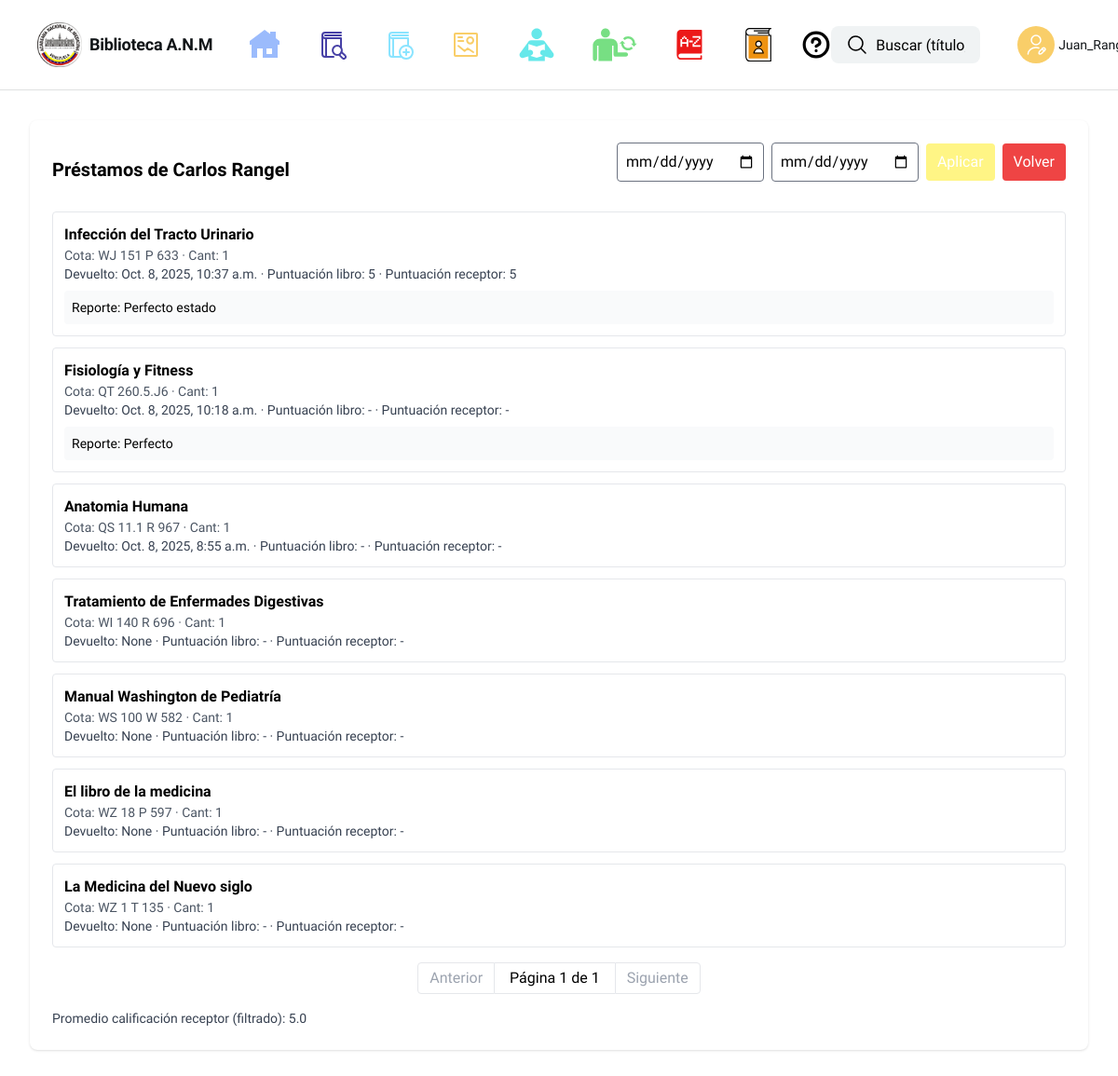
Page /reports/users/detail/?receiver_cedula=6217839 (signed in) on the earlier database version.
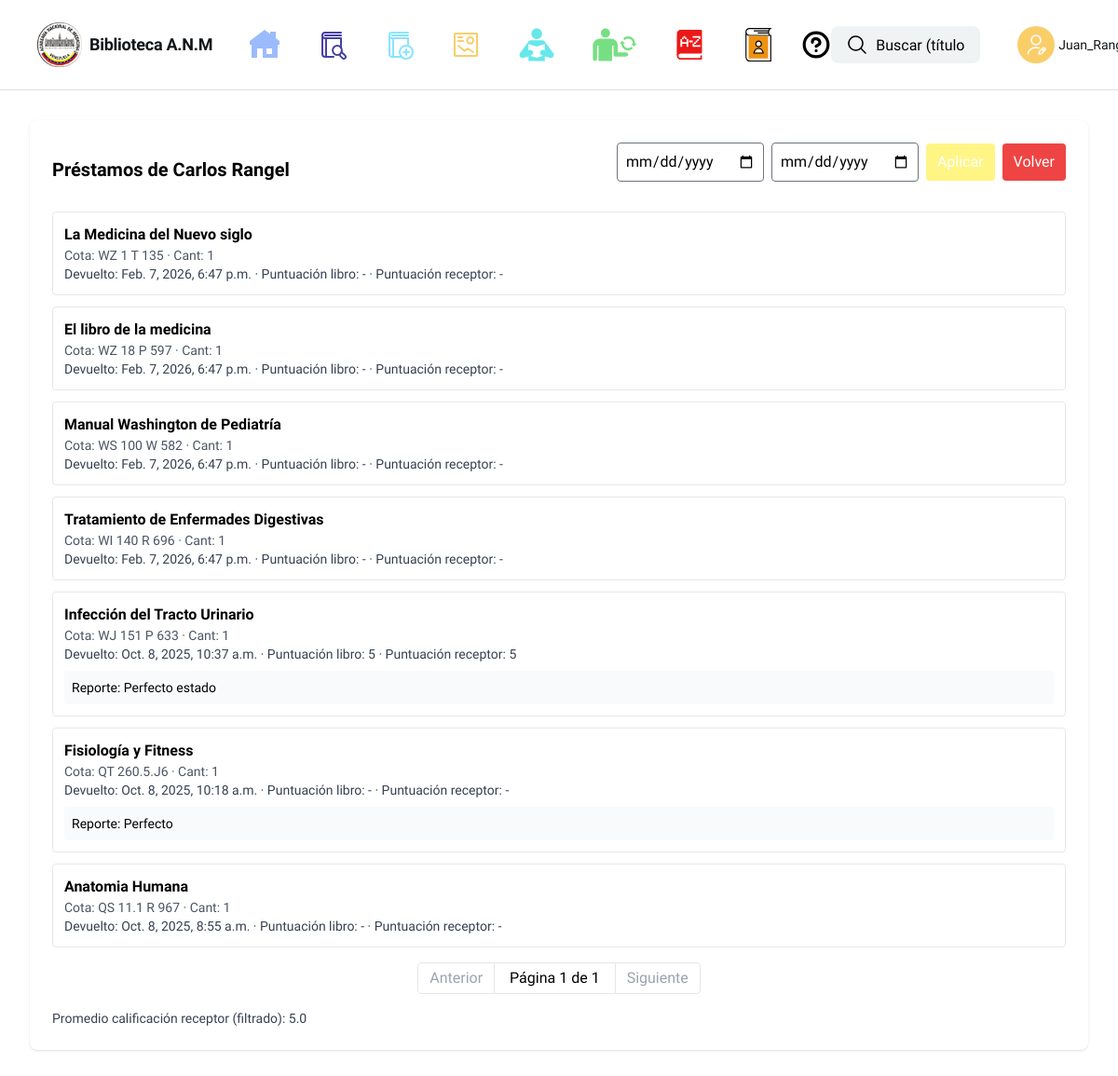
Same page on the later database version.
### tasks/models.py (models this page shows, shortened)
class User(AbstractUser):
    segundo_nombre = models.CharField("segundo nombre", max_length=150, blank=True)
    segundo_apellido = models.CharField("segundo apellido", max_length=150, blank=True)
    cedula = models.BigIntegerField("cedula", unique=True, null=True, blank=False)
    telefono = models.BigIntegerField("telefono", null=False, blank=False)
    security_question = models.CharField("pregunta de seguridad", max_length=255, null=False, blank=False)
    security_answer = models.CharField("respuesta de seguridad", max_length=255, null=False, blank=False)
    objects = CustomUserManager()
    REQUIRED_FIELDS = ['cedula', 'telefono', 'security_question', 'security_answer', 'email']

class Prestamo(models.Model):
    STATUS_ACTIVE = 'active'
    STATUS_RETURNED = 'returned'
    STATUS_CHOICES = [
        (STATUS_ACTIVE, 'Activo'),
        (STATUS_RETURNED, 'Devuelto'),
    ]
    book = models.ForeignKey('Libros', on_delete=models.CASCADE, related_name='prestamos')
    user = models.ForeignKey(settings.AUTH_USER_MODEL, null=True, blank=True, on_delete=models.SET_NULL)
    cantidad = models.PositiveIntegerField(default=1)
    receiver_cedula = models.CharField("cédula receptor", max_length=32, null=True, blank=True)
    receiver_first_name = models.CharField("nombre receptor", max_length=150, null=True, blank=True)
    receiver_last_name = models.CharField("apellido receptor", max_length=150, null=True, blank=True)
    status = models.CharField(max_length=20, choices=STATUS_CHOICES, default=STATUS_ACTIVE)
    approved_at = models.DateTimeField(null=True, blank=True)
    returned_at = models.DateTimeField(null=True, blank=True)
    return_report = models.TextField('reporte devolución', null=True, blank=True)
    return_book_rating = models.PositiveSmallIntegerField('puntuación libro', null=True, blank=True)
    return_receiver_rating = models.PositiveSmallIntegerField('puntuación receptor', null=True, blank=True)

class Libros(models.Model):
    cota = models.CharField(max_length=30, unique=True)
    titulo = models.CharField(max_length=100)
    subtitulo = models.CharField(max_length=100, null=True, blank=True)
    autor = models.CharField(max_length=100)
    co_autor = models.CharField(max_length=100, null=True, blank=True)
    fecha_publicacion = models.IntegerField(null=True, blank=True)
    editorial = models.CharField(max_length=100, null=True, blank=True)
    edicion = models.PositiveSmallIntegerField("edición", choices=EDICION_CHOICES, default=1)
    ubicacion_publicacion = models.CharField(max_length=100, null=True, blank=True)
    volumen = models.PositiveSmallIntegerField("volumen", choices=VOLUMEN_CHOICES, null=True, blank=True)
    paginas = models.IntegerField(null=True, blank=True)
    cantidad = models.PositiveIntegerField("cantidad", default=1, help_text="Cantidad disponible en el inventario")
    serie = models.CharField(max_length=100, null=True, blank=True)
    numero_serie = models.IntegerField(null=True, blank=True)
    numero_registro = models.IntegerField(null=True, blank=True)
    fecha_registro = models.DateField(null=True, blank=True)
    fecha_creacion = models.DateField("fecha de creación", auto_now_add=True, null=True, blank=True)
    hora_creacion = models.TimeField("hora de creación", auto_now_add=True, null=True, blank=True)
    dimensiones = models.CharField(max_length=100, null=True, blank=True)
    portada = models.ImageField("portada", upload_to='covers/', null=True, blank=True, help_text="Imagen de portada (opcional)")
    contenido = models.CharField("contenido del libro", max_length=200, null=True, blank=True,
                                help_text="Seleccione los contenidos (guardado como valores separados por comas)")
    classification = models.ForeignKey('Clasificacion', null=True, blank=True, on_delete=models.SET_NULL, related_name='libros')
    dictionary_entry = models.ForeignKey('DictionaryEntry', null=True, blank=True, on_delete=models.SET_NULL, related_name='libros')
    user = models.ForeignKey(settings.AUTH_USER_MODEL, on_delete=models.DO_NOTHING)
    is_active = models.BooleanField('activo', default=True, help_text='Desmarcar para inhabilitar este libro sin borrarlo')

### tasks/views.py (the view)
# urls.py: path('reports/users/detail/', views.reports_user_detail, name='reports_user_detail'),
@login_required
def reports_user_detail(request):
    receiver_cedula = request.GET.get('receiver_cedula', '').strip()
    if not receiver_cedula:
        return HttpResponse('receiver_cedula is required', status=400)
    start_date = request.GET.get('start_date', '').strip()
    end_date = request.GET.get('end_date', '').strip()
    loans = Prestamo.objects.filter(receiver_cedula=receiver_cedula)
    from datetime import datetime
    try:
        if start_date:
            sd = datetime.fromisoformat(start_date).date()
            loans = loans.filter(returned_at__date__gte=sd)
    except Exception:
        pass
    try:
        if end_date:
            ed = datetime.fromisoformat(end_date).date()
            loans = loans.filter(returned_at__date__lte=ed)
    except Exception:
        pass
    loans = loans.order_by('-returned_at', '-approved_at')
    paginator = Paginator(loans, 10)
    page = request.GET.get('page')
    loans_page = paginator.get_page(page)
    avg_receiver = loans.aggregate(avg=Avg('return_receiver_rating'))['avg']
    name_info = loans.values('receiver_first_name', 'receiver_last_name').first() or {}
    receiver_first_name = name_info.get('receiver_first_name') or ''
    receiver_last_name = name_info.get('receiver_last_name') or ''
    return render(request, 'reports_user_detail.html', {
        'loans': loans_page,
        'receiver_cedula': receiver_cedula,
        'receiver_first_name': receiver_first_name,
        'receiver_last_name': receiver_last_name,
        'avg_receiver': avg_receiver,
        'start_date': start_date,
        'end_date': end_date,
    })

### tasks/templates/reports_user_detail.html (shortened to what this page needs)
{% extends "base.html" %}
{% block content %}
<main class="px-8 py-8">
  <div class="container mx-auto max-w-7xl">
    <div class="bg-white shadow rounded-lg p-6">
      <div class="flex items-center justify-between mb-4">
        <h2 class="text-xl font-semibold">Préstamos de {% if receiver_first_name %}{{ receiver_first_name }} {{ receiver_last_name }}{% else %}{{ receiver_cedula }}{% endif %}</h2>
        <form method="get" class="flex gap-2 items-center">
          <input type="date" name="start_date" value="{{ start_date }}" class="border rounded p-2" />
          <input type="date" name="end_date" value="{{ end_date }}" class="border rounded p-2" />
          <button type="submit" class="px-3 py-2 bg-[#fff585] text-white rounded">Aplicar</button>
          <a href="{% url 'reports_users_index' %}" class="px-3 py-2 bg-red-500 text-white rounded">Volver</a>
        </form>
      </div>
      {% if loans and loans.object_list %}
        <ul class="space-y-3">
          {% for loan in loans.object_list %}
            <li class="border p-3 rounded">
              <div class="font-semibold">{{ loan.book.titulo }}</div>
              <div class="text-sm text-gray-600">Cota: {{ loan.book.cota }} · Cant: {{ loan.cantidad }}</div>
              <div class="text-sm text-gray-700">Devuelto: {{ loan.returned_at }} · Puntuación libro: {{ loan.return_book_rating|default:'-' }} · Puntuación receptor: {{ loan.return_receiver_rating|default:'-' }}</div>
              {% if loan.return_report %}
                <div class="mt-2 text-sm bg-gray-50 p-2 rounded">Reporte: {{ loan.return_report }}</div>
              {% endif %}
            </li>
          {% endfor %}
        </ul>
        <div class="mt-4 flex justify-center">
          <nav class="inline-flex items-center">
            {% if loans.has_previous %}
              <a href="?page={{ loans.previous_page_number }}&receiver_cedula={{ receiver_cedula }}&start_date={{ start_date }}&end_date={{ end_date }}" class="px-3 py-1 border rounded-l">Anterior</a>
            {% else %}
              <span class="px-3 py-1 border rounded-l text-gray-400">Anterior</span>
            {% endif %}
            <span class="px-4 py-1 border-t border-b">Página {{ loans.number }} de {{ loans.paginator.num_pages }}</span>
            {% if loans.has_next %}
              <a href="?page={{ loans.next_page_number }}&receiver_cedula={{ receiver_cedula }}&start_date={{ start_date }}&end_date={{ end_date }}" class="px-3 py-1 border rounded-r">Siguiente</a>
            {% else %}
              <span class="px-3 py-1 border rounded-r text-gray-400">Siguiente</span>
            {% endif %}
          </nav>
        </div>
      {% else %}
        <div>No se encontraron préstamos para este receptor.</div>
      {% endif %}
      <div class="mt-4 text-sm text-gray-700">Promedio calificación receptor (filtrado): {{ avg_receiver|default:'-'|floatformat:1 }}</div>
    </div>
  </div>
</main>
{% endblock %}

### tasks/templates/base.html (shortened to what this page needs)
{% load static %}
<html>
  <head>
    <script src="https://cdn.tailwindcss.com?plugins=forms,container-queries"></script>
  </head>
  <body>
    <div class="relative flex size-full min-h-screen flex-col bg-white group/design-root overflow-x-hidden" style='font-family: "Public Sans", "Noto Sans", sans-serif;'>
      <div class="layout-container flex h-full grow flex-col">
        <header class="flex items-center justify-between whitespace-nowrap border-b border-solid border-b-[#dfe1e1] px-10 py-3">
          <div class="flex items-center gap-10">
            <div class="flex items-center gap-2 text-[#111518]">
              <div class="size-12">
                <a href="/">
                  <img src="{% static 'logocompleto.jpeg' %}"/>
                </a>
              </div>
              <h2 class="text-[#111518] text-lg font-bold leading-tight tracking-[-0.015em]">Biblioteca A.N.M</h2>
            </div>
            <div class="flex items-center gap-1">
              <a href="/"></a>
            </div>
              {% if user.is_authenticated %}
                <div class="flex items-center gap-1">
                <a href="/tasks">
              </a>
                </div>
                <div class="flex items-center gap-1">
                <a href="{% url 'create_task' %}">
                </a>
                </div>
              <div class="flex items-center gap-1">
              <a href="/dashboard">
              </a>
              </div>
              <div class="flex items-center gap-1">
              <a href="{% url 'task_list' %}"></a>
              </div>
              <div class="flex items-center gap-1">
                <a href="{% url 'my_loans' %}"></a>
              </div>
              <div class="flex items-center gap-1">
                <a href="{% url 'dictionary' %}">
                </a>
                </div>
                <div class="flex items-center gap-1">
                <a href="{% url 'reports_index' %}">
                </a>
              <div class="flex items-center gap-1" >
              <a href="{% url 'user_guide' %}">
              </a>
                </div>
</div>
              {% endif %}
            </div>
          <div class="flex flex-1 justify-end gap-8 mt-4 mr-10">
            <form method="GET" action="{% url 'tasks' %}">
            <label class="flex flex-col min-w-40 !h-10 max-w-64">
              <div class="flex w-full flex-1 items-stretch rounded-lg h-full">
                <div
                  class="text-[#000000] flex border-none bg-[#f0f3f4] items-center justify-center pl-4 rounded-l-lg border-r-0"
                  data-icon="MagnifyingGlass"
                  data-size="24px"
                  data-weight="regular"
                >
                <button type="submit">
                  <svg xmlns="http://www.w3.org/2000/svg" width="24px" height="24px" fill="currentColor" viewBox="0 0 256 256">
                    <path
                      d="M229.66,218.34l-50.07-50.06a88.11,88.11,0,1,0-11.31,11.31l50.06,50.07a8,8,0,0,0,11.32-11.32ZM40,112a72,72,0,1,1,72,72A72.08,72.08,0,0,1,40,112Z"
                    ></path>
                  </svg>
                  </button>
                </div>
                <input
                  name="q"
                  placeholder="Buscar (título, autor, cota, coautor, nro registro, año o fecha)..."
                  class="form-input flex w-full min-w-0 flex-1 resize-none overflow-hidden rounded-lg text-[#111518] focus:outline-0 focus:ring-0 border-none bg-[#f0f3f4] focus:border-none h-full placeholder:text-[#000000] px-4 rounded-l-none border-l-0 pl-2 text-base font-normal leading-normal"
                  value="{{ request.GET.q|default:'' }}"
                />
              </div>
            </label>
            </form>
          </div>
            {% if user.is_authenticated %}
<div class="flex items-center gap-1 mr-6">
            <button class="flex max-w-[480px] cursor-pointer items-center justify-center overflow-hidden rounded-full h-10 bg-[#f9ce69] text-[#111518] gap-2 text-sm font-bold leading-normal tracking-[0.015em] min-w-0 px-2">
              <div>
                <a href="/edit_user">
                  </a>
                  </div>
            </button>
            <p class="text-[#111518] text-sm font-medium leading-normal ">{{ user.username }}</p>
          </div>
            {% endif %}
        </header>
    {% block content %}
    {% endblock %}
  </body>
</html>

Differences in the rows shown:
changed Prestamo "La Medicina del Nuevo siglo": returned_at "None" → "Feb. 7, 2026, 6:47 p.m."; moves up the list
changed Prestamo "El libro de la medicina": returned_at "None" → "Feb. 7, 2026, 6:47 p.m."; moves up the list
changed Prestamo "Manual Washington de Pediatría": returned_at "None" → "Feb. 7, 2026, 6:47 p.m."; moves up the list
changed Prestamo "Tratamiento de Enfermades Digestivas": returned_at "None" → "Feb. 7, 2026, 6:47 p.m."; moves down the list
